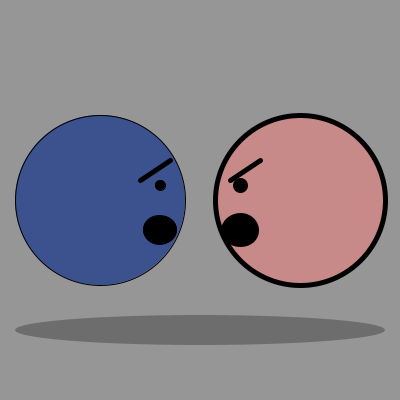
Frame 1 (no input)
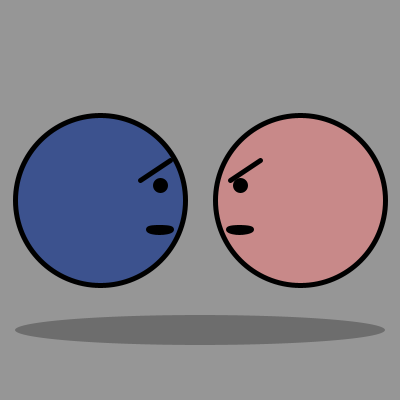
Frame 60 (the mouse pressed at the canvas centre just before this capture)
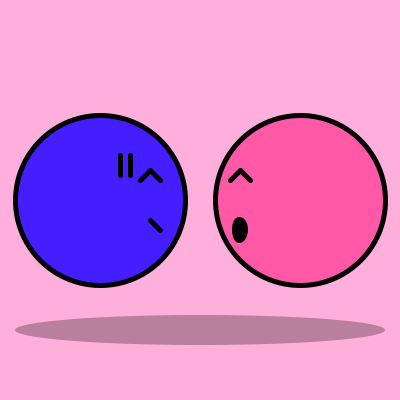
Frame 120 (the mouse held since frame 60 and released just before this capture)

The Processing sketch that drew these frames (run headless with seeded random() and noise(); from frame 60 on, the mouse is pressed at the canvas centre):

// Processing sketch: processing_41180
// ── processing_41180.pde

int x=30;
int y=20;
int speedY = 8;
int speedX = 2;

void setup () {
  size(400, 400);
  background(255);
  smooth();
}

void draw() {
  background(150);
  if (y > 20 || y < 2) {
    speedY = speedY *-1;
  }

  if (x > 32 || x < 10) {
    speedX = speedX * -1;
  }

  y = y + speedY;
  x = x + speedX;

  fill(60, 82, 142);
  ellipse(100, 200, 170, 170);
  fill(0);
  ellipse(160, 230, x+random(3), y+random(2));
  ellipse(160, 185, 10, 10);
  stroke(0);
  strokeWeight(5);
  line(170, 160, 140, 180);

  //destra
  fill(200, 137, 137);
  ellipse(width-100, 200, 170, 170);
  fill(0);
  ellipse(width-160, 230, x+random(2), y+random(3));
  ellipse(width-160, 185, 10, 10);
  fill(0, 70);
  noStroke();
  ellipse(width/2, 330, 370, 30);
  stroke(0);
  strokeWeight(5);
  line(width-170, 180, width-140, 160);

  if (mousePressed) {

    background (255, 175, 219);

    fill(69, 30, 255);
    ellipse(100, 200, 170, 170);
    fill(0); /*-----------------------------------*/
    line(160, 230, 150, 220);
    stroke(0);
    strokeWeight(5);
    line(140, 180, 150, 170);
    line(150, 170, 160, 180);
    line(130, 155, 130, 175);
    line(120, 155, 120, 175);

    //destra
    fill(255, 88, 166);
    ellipse(width-100, 200, 170, 170);
    fill(0);
    ellipse(width-160, 230, x+random(2), y+random(3));
    stroke(0);
    strokeWeight(5);
    line(width-170, 180, width-160, 170);
    line(width-160, 170, width-150, 180);

    fill(0, 70);
    noStroke();
    ellipse(width/2, 330, 370, 30);
  }
}
